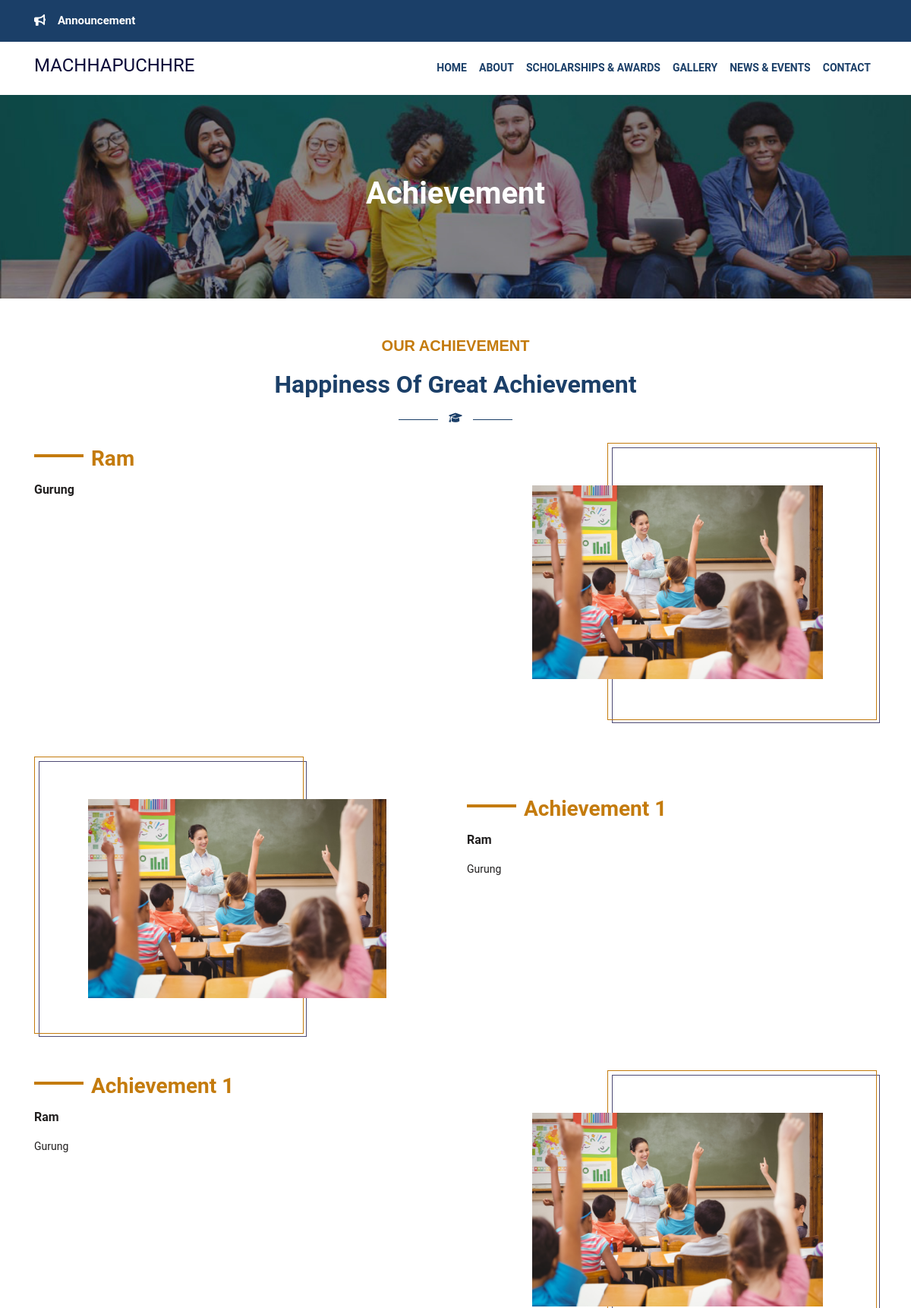
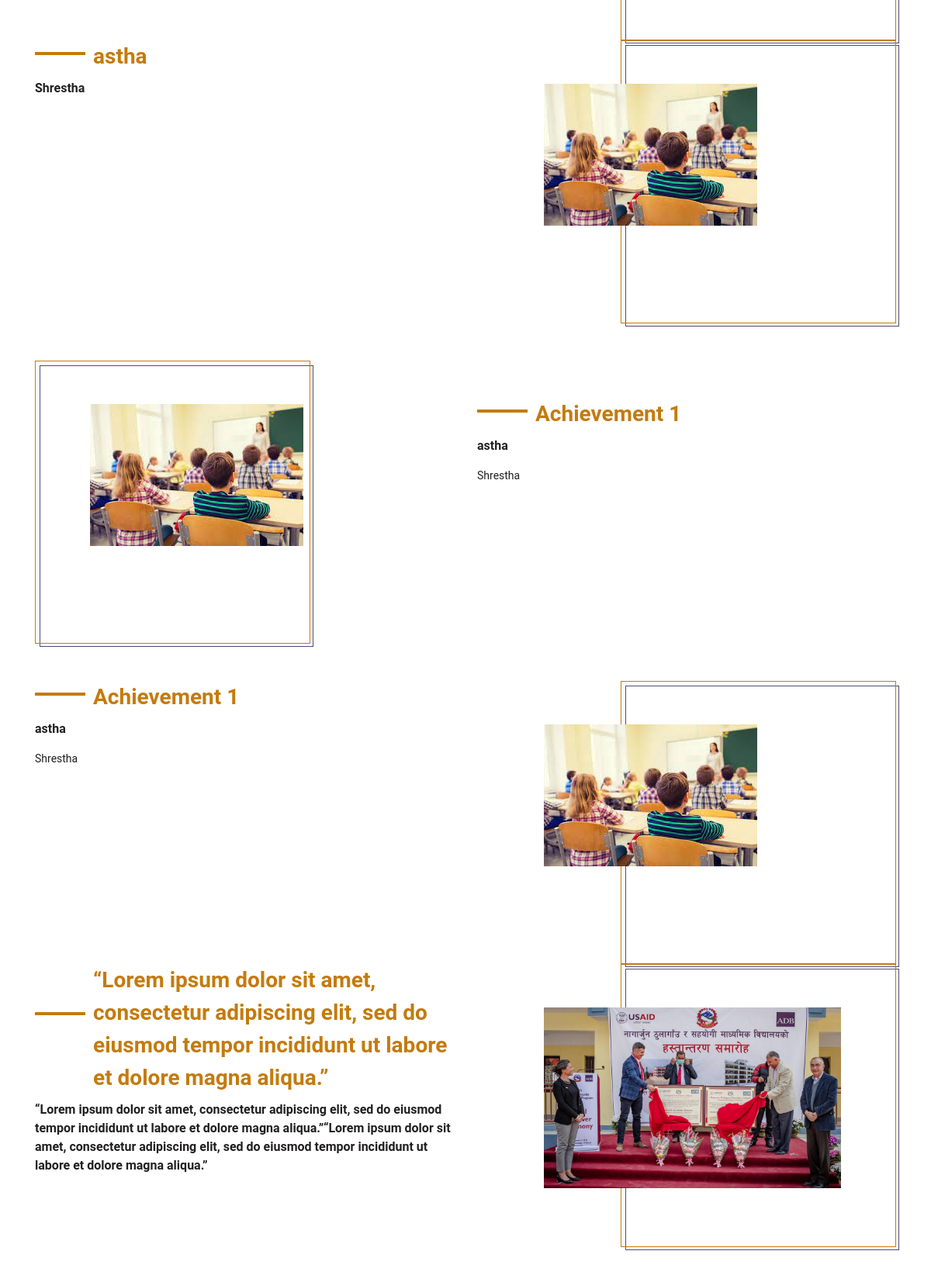
The app's page /achievement.php (signed in, upper part) with its own data (2 pictures, top to bottom).
### tables this page shows
CREATE TABLE `awards` (
  `id` int(11) NOT NULL,
  `title` varchar(255) NOT NULL,
  `content` longtext NOT NULL,
  `img` varchar(250) NOT NULL,
  `status` int(11) NOT NULL DEFAULT 1,
  `created_at` timestamp NOT NULL DEFAULT current_timestamp(),
  `updated_at` timestamp NOT NULL DEFAULT current_timestamp()
);

### achievement.php (the view)
<?php require('inc/header.php'); ?>
    <section class="inner-banner">
        <h1 class="font-weight-bold text-center">Achievement</h1>
    </section>
    <section class="achievement">
        <div class="container">
            <div class="sec-title text-center mb-3" data-aos="fade-up" data-aos-duration="1000">
                <span class="title">Our Achievement</span>
                <h2>Happiness Of Great Achievement</h2>
                <div class="divider">
                    <span class="fa fa-mortar-board"></span>
                </div>
            </div>
            <?php
                $slider_count_query = "SELECT * FROM awards";
                $slider_count_result = mysqli_query($conn,$slider_count_query);
                while($data=mysqli_fetch_array($slider_count_result))
                {
            ?>
            <div class="row">
                <div class="col-lg-6 col-md-12">
                    <h3 class="font-weight-bold color-orange" data-aos="fade-up" data-aos-duration="1000"><?php echo $data['title']; ?></h3>
                    <h6 class="font-weight-bold mb-3"> <?php echo $data['content']; ?></h6>
                </div>
                <div class="col-lg-6 offset-lg-0 offset-xl-0 col-md-8 offset-md-2">
                    <div class="img-block">
                        <div class="border-line"></div>
                        <div class="cust_img">
                            <img class="img-fluid" data-aos="zoom-in" data-aos-duration="1000" src="uploads/<?php echo $data['img']; ?>" alt="Achievement">
                        </div>
                    </div>
                </div>
            </div>
            <div class="row my-5">
                <div class="col-lg-6 offset-lg-0 offset-xl-0 col-md-8 offset-md-2">
                    <div class="img-block left-block">
                        <div class="border-line"></div>
                        <div class="cust_img">
                            <img class="img-fluid" data-aos="zoom-in" data-aos-duration="1000" src="uploads/<?php echo $data['img'] ?>" alt="Achievement">
                        </div>
                    </div>
                </div>
                <div class="col-lg-6 col-md-12 mt-xl-5 mt-lg-5 mt-md-2 mt-sm-5 mt-5">
                <h3 class="font-weight-bold color-orange" data-aos="<?php echo $data_slide; ?>" class="<?php if($count==1) { echo "active"; } ?>" data-aos-duration="1000">Achievement 1</h3>
                    <h6 class="font-weight-bold mb-3"><?php echo $data['title'] ?></h6>
                    <?php echo $data['content'];?>
                </div>
            </div>
            <div class="row">
                <div class="col-lg-6 col-md-12">
                           <h3 class="font-weight-bold color-orange" data-aos="<?php echo $data_slide; ?>" class="<?php if($count==1) { echo "active"; } ?>" data-aos-duration="1000">Achievement 1</h3>
                    <h6 class="font-weight-bold mb-3"><?php echo $data['title'] ?></h6>
                   <?php  echo $data['content']; ?>
                </div>
                <div class="col-lg-6 col-md-8 offset-lg-0 offset-xl-0 offset-md-2">
                    <div class="img-block">
                        <div class="border-line"></div>
                        <div class="cust_img">
                            <img class="img-fluid" data-aos="zoom-in" data-aos-duration="1000" src="uploads/<?php echo $data['img'] ?>" alt="Achievement">
                        </div>
                    </div>
                </div>
            </div>
            <?php
                $data_slide+=1;
                }
            ?>
        </div>
    </section>
    <?php require('inc/footer.php'); ?>

### assets/css/style.css (style rules this page uses)
h1, h2, h3, h4, h5, h6 { font-family: 'Roboto', sans-serif; line-height: 1.5; font-weight: 400; }
.color-orange { color: #c47b0d; }
.sec-title .title { position: relative; display: block; font-size: 20px; line-height: 1.2em; color: #c47b0d; font-weight: 600; margin-bottom: 20px; text-transform: uppercase; font-family: "Raleway", sans-serif; }
.sec-title h2 { position: relative; display: block; line-height: 1.2em; color: #1b3f68; font-weight: 700; }
.sec-title .divider { position: relative; display: inline-block; margin: 10px 0; width: 150px; text-align: center; }
.sec-title .divider:before, .sec-title .divider:after { position: absolute; left: 0; top: 9px; height: 1px; width: 52px; background-color: #1b3f68; content: ""; }
.sec-title .divider:after { left: auto; right: 0; }
.divider .fa { color: #1b3f68; }
.inner-banner { padding: 100px 0; background: url("../images/inner-bg.jpg"); background-position: top; background-size: cover; position: relative; color: white; }
.border-line { width: 100%; height: 100%; position: absolute; border: 1px solid #4d4a74; top: 5px; left: 5px; z-index: -1; }
.achievement { padding: 50px 0; }
.achievement h3 { position: relative; padding-left: 75px; }
.achievement h3:before { content: ''; position: absolute; width: 65px; top: 37%; height: 4px; left: 0; background: #c47b0d; }
.img-block { position: relative; border: 1px solid #c47b0d; height: 365px; width: 355px; float: right; }
.cust_img { position: absolute; left: -100px; top: 55px; padding-right: 70px; }
.left-block { float: left !important; }
.left-block .cust_img { right: -110px; left: 0; padding-left: 70px; padding-right: 0; }

### records on screen
awards: title "Ram", content "Gurung", img (picture)
awards: title "astha", content "Shrestha", img (picture)
awards: title "“Lorem ipsum dolor sit amet, consectetur adipiscing elit, sed do eiusmod tempor incididunt ut labore et dolore magna aliqua.”", content "“Lorem ipsum dolor sit amet, consectetur adipiscing elit, sed do eiusmod tempor incididunt ut labore et dolore magna aliqua.”“Lorem ipsum dolor sit amet, consectetur adipiscing elit, sed do eiusmod tempor incididunt ut labore et dolore magna aliqua.”", img (picture)
